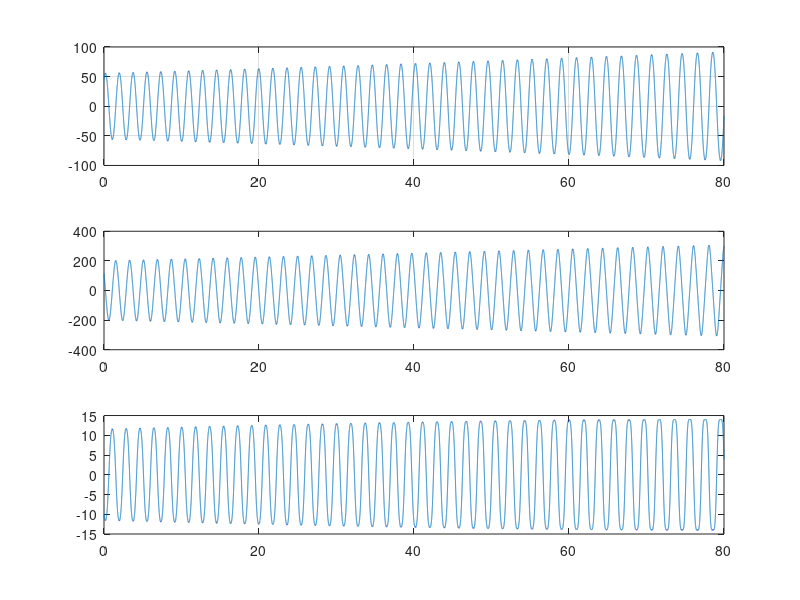

Source code (MATLAB):
%% Tutorial 1 & 2, P3
clc; clear all; close all;
tic
L = 0.7; % m
m = 24; % kg
g = 9.81; % gravity

phi = pi/4; % rad
phiDot = 2; % rad/s

simTime = 80; % s

idx = 1;
dt = 10^-3;
t = 0;

while t <= simTime

phiDotDot = -g/L * sin(phi);

timePlot(idx) = t;
phiPlot(idx) = phi;
phiDotPlot(idx) = phiDot;
phiDotDotPlot(idx) = phiDotDot;

phi = phi+phiDot*dt;
phiDot = phiDot + phiDotDot*dt;

idx = idx+1;
t = t+dt;
end

toc

subplot(3,1,1)
plot(timePlot, rad2deg(phiPlot))
grid on
hold on
subplot(3,1,2)
plot(timePlot, rad2deg(phiDotPlot))
subplot(3,1,3)
plot(timePlot, phiDotDotPlot)
